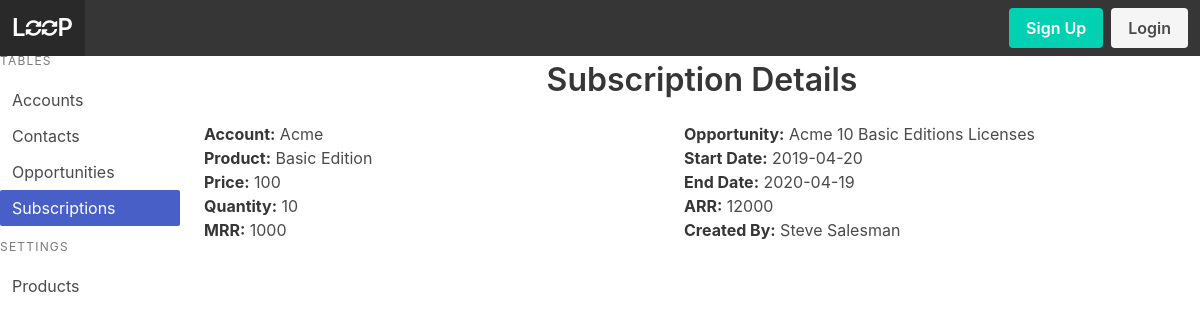
Before: /subscription/1/r with the older database file.
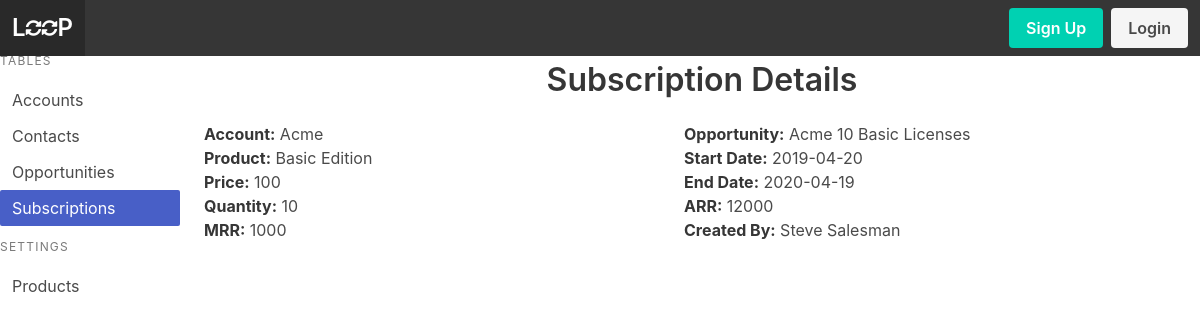
After: the same page with the newer database file.
### models.py (models this page shows, shortened)
class Opportunity(Model):
    account = ForeignKeyField(model=Account, null=True, backref='opportunity')
    name = CharField()
    owner = ForeignKeyField(model=User, null=True, backref='owner')
    opportunity_type = CharField()
    primary_contact = ForeignKeyField(model=Contact, null=True, backref='opportunity')
    mrr = DecimalField()
    arr = DecimalField()
    stage = CharField()
    close_date = DateField()
    created_by = ForeignKeyField(model=User, null=True, backref='creator')
    class Meta:
        database = DATABASE

### app.py (the view)
@app.route('/subscription', methods=['GET'])
@app.route('/subscription/', methods=['GET'])
@app.route('/subscription/r', methods=['GET'])
@app.route('/subscription/<subscriptionid>', methods=['GET'])
@app.route('/subscription/<subscriptionid>/', methods=['GET'])
@app.route('/subscription/<subscriptionid>/r', methods=['GET'])
def subscription(subscriptionid=None):
    subscriptions = models.Subscription.select()
    title = 'Subscriptions'
    if subscriptionid != None:
        subscription = models.Subscription.select().where(models.Subscription.id == subscriptionid).get()
        title = 'Subscription Details'
        return render_template('subscription-detail.html', subscription=subscription, user=g.user._get_current_object(), title=title)
    return render_template('subscription.html', subscriptions=subscriptions, title=title)

### app.py (called while the page is built)
@app.before_request
def before_request():
    g.db = models.DATABASE
    g.db.connect()
    g.user = current_user

@app.after_request
def after_request(response):
    g.db.close()
    return response

### templates/subscription-detail.html (shortened to what this page needs)
{% extends 'index.html' %}
{% block content %}
    <div class='container columns'>
        <div class='column'>
            <p><strong>Account:</strong> {% if subscription.account %} {{subscription.account.name}}{% endif %}</p>
            <p><strong>Product:</strong> {% if subscription.product %} {{subscription.product.name}}{% endif %}</p>
            <p><strong>Price:</strong> {{subscription.product_price}}</p>
            <p><strong>Quantity:</strong> {{subscription.quantity}}</p>
            <p><strong>MRR:</strong> {{subscription.mrr}}</p>
        </div>
        <div class='column'>
            <p><strong>Opportunity:</strong> {% if subscription.opportunity %}{{subscription.opportunity.name}}{% endif %}</p>
            <p><strong>Start Date:</strong> {{subscription.sub_start_date}}</p>
            <p><strong>End Date:</strong> {{subscription.sub_end_date}}</p>
            <p><strong>ARR:</strong> {{subscription.arr}}</p>
            <p><strong>Created By:</strong> {{subscription.created_by.fullname}}</p>
        </div>
    </div>
{% endblock %}

Changed rows visible on the page:
changed Opportunity: opportunity.name "Acme 10 Basic Editions Licenses" → "Acme 10 Basic Licenses"
